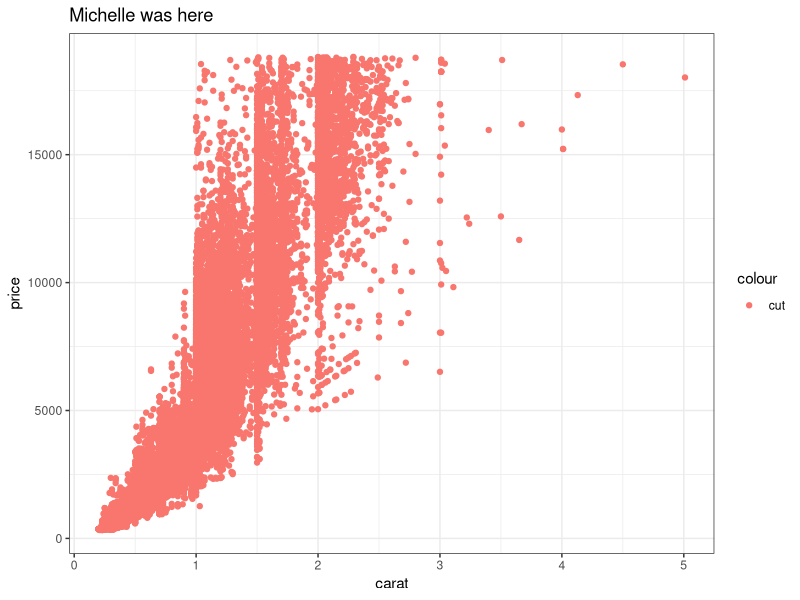
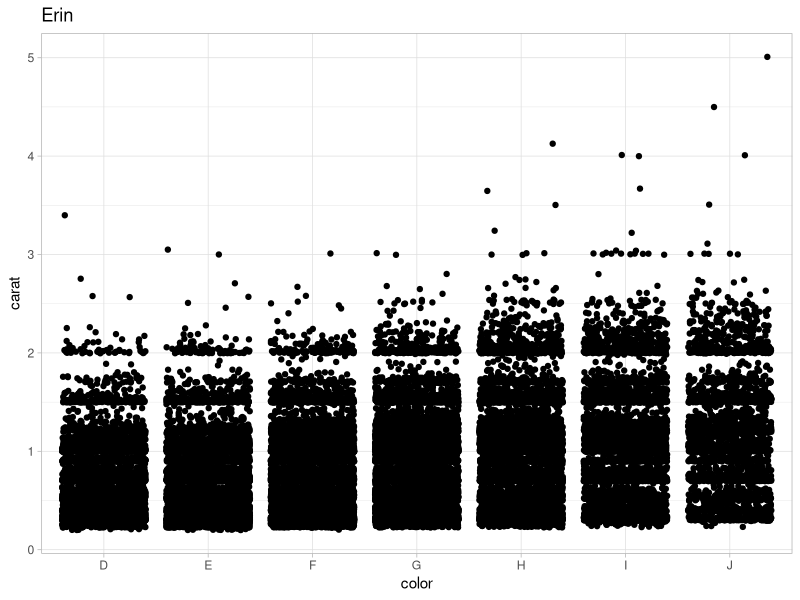
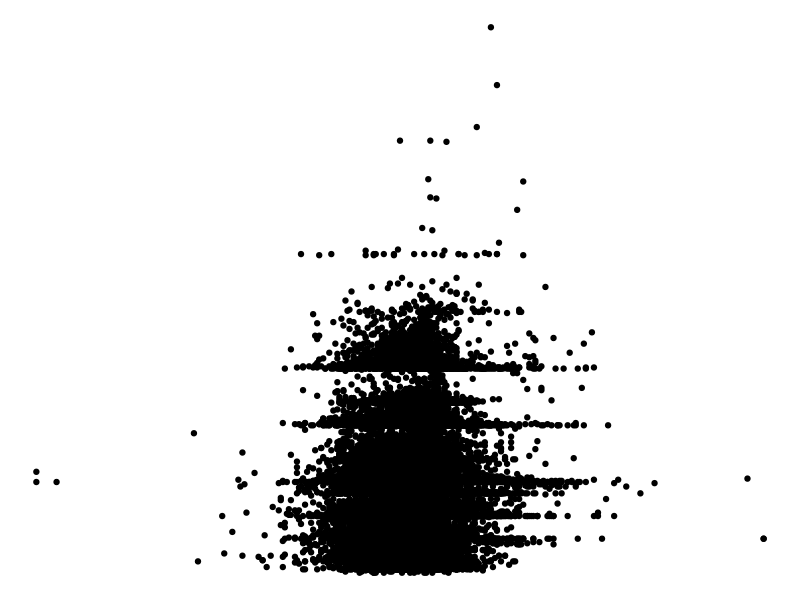

Reproduce these figures in R, in order.
## ---- chunk 1
knitr::opts_chunk$set(echo = TRUE)
library(tidyverse)
## ---- chunk 2
# Partner 1: 
# Run the code below to see the original graph
# Change the code below to make the point color change based on 'cut', and update the theme to theme_bw(). Update the title to include your first name. 

ggplot(data = diamonds, aes(x = carat, y = price)) +
  geom_point(aes(color='cut')) +
  theme_bw() +
  labs(title = "Michelle was here")
## ---- chunk 3
# Partner 2: 
# Run the code below to see the original graph
# Change the code below to make the geom a geom_jitter, and update the theme to theme_light. Update the title to include your first name. 

ggplot(data = diamonds, aes(x = color, y = carat)) +
  geom_jitter() +
  theme_light() +
  labs(title = "Erin")
## ---- chunk 4
ggplot(data = diamonds, aes(x = depth, y = carat)) +
  geom_point() +
  theme_void()
## ---- chunk 5

